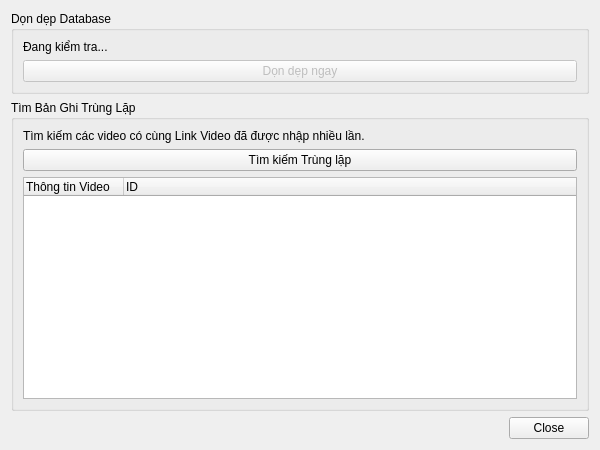
<?xml version="1.0" encoding="UTF-8"?>
<!-- Vị trí: /ui/dialogs/databasemaintenancedialog.ui -->
<!-- Phiên bản: 1.1 (Thêm chức năng tìm Trùng lặp) -->
<ui version="4.0">
 <class>DatabaseMaintenanceDialog</class>
 <widget class="QDialog" name="DatabaseMaintenanceDialog">
  <property name="geometry">
   <rect>
    <x>0</x>
    <y>0</y>
    <width>600</width>
    <height>450</height>
   </rect>
  </property>
  <property name="windowTitle">
   <string>Bảo trì Cơ sở dữ liệu</string>
  </property>
  <layout class="QVBoxLayout" name="verticalLayout">
   <item>
    <widget class="QGroupBox" name="cleanupGroupBox">
     <property name="title">
      <string>Dọn dẹp Database</string>
     </property>
     <layout class="QVBoxLayout" name="verticalLayout_2">
      <item>
       <widget class="QLabel" name="cleanupInfoLabel">
        <property name="text">
         <string>Đang kiểm tra...</string>
        </property>
        <property name="wordWrap">
         <bool>true</bool>
        </property>
       </widget>
      </item>
      <item>
       <widget class="QPushButton" name="cleanupButton">
        <property name="enabled">
         <bool>false</bool>
        </property>
        <property name="text">
         <string>Dọn dẹp ngay</string>
        </property>
       </widget>
      </item>
     </layout>
    </widget>
   </item>
   <item>
    <widget class="QGroupBox" name="duplicatesGroupBox">
     <property name="title">
      <string>Tìm Bản Ghi Trùng Lặp</string>
     </property>
     <layout class="QVBoxLayout" name="verticalLayout_3">
      <item>
       <widget class="QLabel" name="label">
        <property name="text">
         <string>Tìm kiếm các video có cùng Link Video đã được nhập nhiều lần.</string>
        </property>
        <property name="wordWrap">
         <bool>true</bool>
        </property>
       </widget>
      </item>
      <item>
       <widget class="QPushButton" name="findDuplicatesButton">
        <property name="text">
         <string>Tìm kiếm Trùng lặp</string>
        </property>
       </widget>
      </item>
      <item>
       <widget class="QTreeWidget" name="duplicatesTreeWidget">
        <property name="alternatingRowColors">
         <bool>true</bool>
        </property>
        <column>
         <property name="text">
          <string>Thông tin Video</string>
         </property>
        </column>
        <column>
         <property name="text">
          <string>ID</string>
         </property>
        </column>
       </widget>
      </item>
     </layout>
    </widget>
   </item>
   <item>
    <widget class="QDialogButtonBox" name="buttonBox">
     <property name="orientation">
      <enum>Qt::Horizontal</enum>
     </property>
     <property name="standardButtons">
      <set>QDialogButtonBox::Close</set>
     </property>
    </widget>
   </item>
  </layout>
 </widget>
 <resources/>
 <connections>
  <connection>
   <sender>buttonBox</sender>
   <signal>accepted()</signal>
   <receiver>DatabaseMaintenanceDialog</receiver>
   <slot>accept()</slot>
   <hints>
    <hint type="sourcelabel">
     <x>248</x>
     <y>254</y>
    </hint>
    <hint type="destinationlabel">
     <x>157</x>
     <y>274</y>
    </hint>
   </hints>
  </connection>
  <connection>
   <sender>buttonBox</sender>
   <signal>rejected()</signal>
   <receiver>DatabaseMaintenanceDialog</receiver>
   <slot>reject()</slot>
   <hints>
    <hint type="sourcelabel">
     <x>316</x>
     <y>260</y>
    </hint>
    <hint type="destinationlabel">
     <x>286</x>
     <y>274</y>
    </hint>
   </hints>
  </connection>
 </connections>
</ui>
